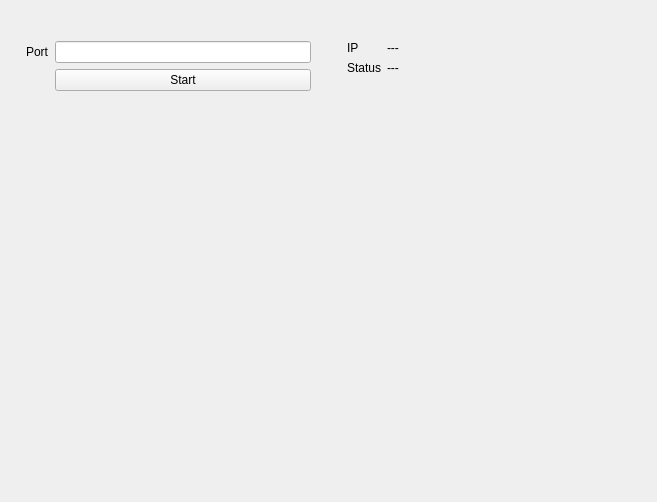
<?xml version="1.0" encoding="UTF-8"?>
<ui version="4.0">
 <class>Server</class>
 <widget class="QWidget" name="Server">
  <property name="geometry">
   <rect>
    <x>0</x>
    <y>0</y>
    <width>657</width>
    <height>502</height>
   </rect>
  </property>
  <property name="windowTitle">
   <string>Form</string>
  </property>
  <layout class="QHBoxLayout" name="horizontalLayout" stretch="1,1">
   <item>
    <layout class="QFormLayout" name="formLayout">
     <property name="leftMargin">
      <number>15</number>
     </property>
     <property name="topMargin">
      <number>30</number>
     </property>
     <property name="rightMargin">
      <number>15</number>
     </property>
     <property name="bottomMargin">
      <number>30</number>
     </property>
     <item row="0" column="0">
      <widget class="QLabel" name="label">
       <property name="text">
        <string>Port</string>
       </property>
      </widget>
     </item>
     <item row="0" column="1">
      <widget class="QLineEdit" name="lineEdit"/>
     </item>
     <item row="1" column="1">
      <widget class="QPushButton" name="pushButton">
       <property name="text">
        <string>Start</string>
       </property>
      </widget>
     </item>
    </layout>
   </item>
   <item>
    <layout class="QFormLayout" name="formLayout_2">
     <property name="leftMargin">
      <number>15</number>
     </property>
     <property name="topMargin">
      <number>30</number>
     </property>
     <property name="rightMargin">
      <number>15</number>
     </property>
     <property name="bottomMargin">
      <number>30</number>
     </property>
     <item row="0" column="0">
      <widget class="QLabel" name="label_2">
       <property name="text">
        <string>IP</string>
       </property>
      </widget>
     </item>
     <item row="0" column="1">
      <widget class="QLabel" name="label_3">
       <property name="text">
        <string>---</string>
       </property>
      </widget>
     </item>
     <item row="1" column="0">
      <widget class="QLabel" name="label_4">
       <property name="text">
        <string>Status</string>
       </property>
      </widget>
     </item>
     <item row="1" column="1">
      <widget class="QLabel" name="label_5">
       <property name="text">
        <string>---</string>
       </property>
      </widget>
     </item>
    </layout>
   </item>
  </layout>
 </widget>
 <resources/>
 <connections/>
</ui>
